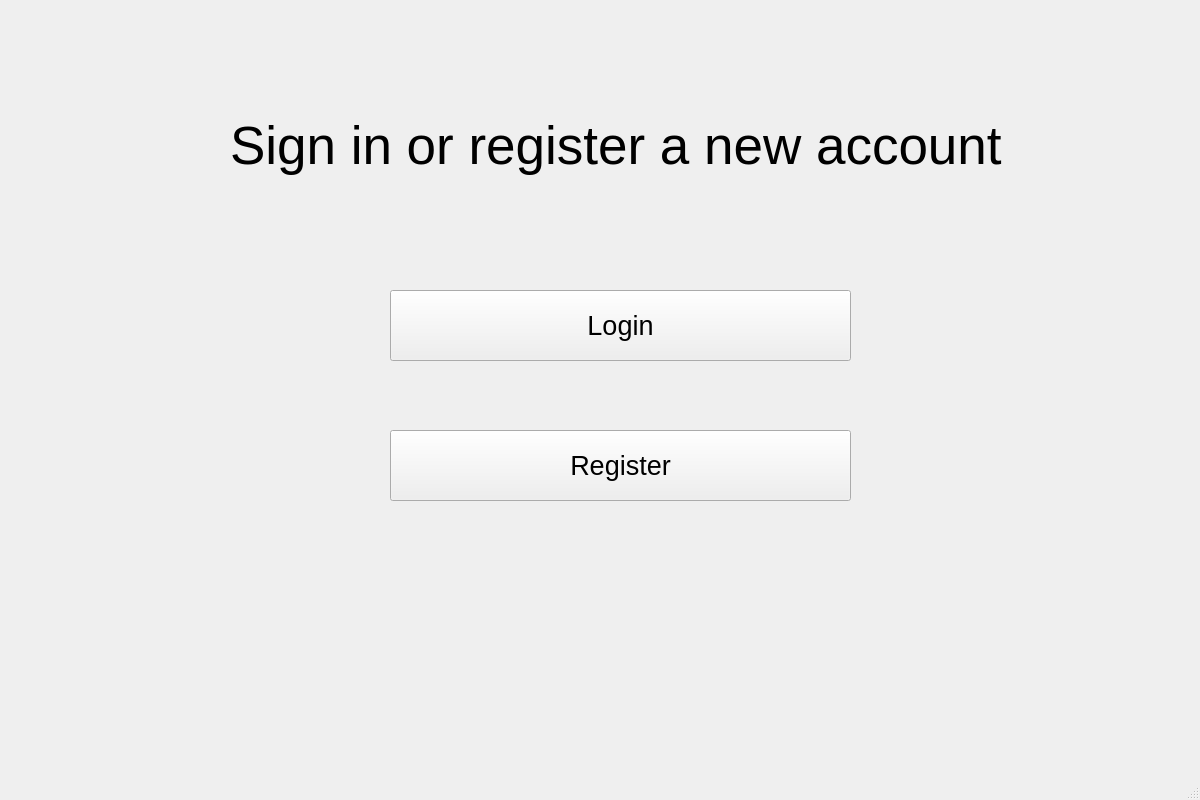
<?xml version="1.0" encoding="UTF-8"?>
<ui version="4.0">
 <class>Welcome</class>
 <widget class="QMainWindow" name="Welcome">
  <property name="geometry">
   <rect>
    <x>0</x>
    <y>0</y>
    <width>1200</width>
    <height>800</height>
   </rect>
  </property>
  <property name="minimumSize">
   <size>
    <width>1200</width>
    <height>800</height>
   </size>
  </property>
  <property name="maximumSize">
   <size>
    <width>1200</width>
    <height>800</height>
   </size>
  </property>
  <property name="windowTitle">
   <string>Welcome</string>
  </property>
  <widget class="QWidget" name="centralwidget">
   <widget class="QLabel" name="label_top">
    <property name="geometry">
     <rect>
      <x>230</x>
      <y>100</y>
      <width>911</width>
      <height>91</height>
     </rect>
    </property>
    <property name="font">
     <font>
      <pointsize>40</pointsize>
     </font>
    </property>
    <property name="text">
     <string>Sign in or register a new account</string>
    </property>
   </widget>
   <widget class="QPushButton" name="welcomeButton_login">
    <property name="geometry">
     <rect>
      <x>390</x>
      <y>290</y>
      <width>461</width>
      <height>71</height>
     </rect>
    </property>
    <property name="font">
     <font>
      <pointsize>20</pointsize>
     </font>
    </property>
    <property name="text">
     <string>Login</string>
    </property>
   </widget>
   <widget class="QPushButton" name="welcomeButton_register">
    <property name="geometry">
     <rect>
      <x>390</x>
      <y>430</y>
      <width>461</width>
      <height>71</height>
     </rect>
    </property>
    <property name="font">
     <font>
      <pointsize>20</pointsize>
     </font>
    </property>
    <property name="text">
     <string>Register</string>
    </property>
   </widget>
  </widget>
  <widget class="QMenuBar" name="menubar">
   <property name="geometry">
    <rect>
     <x>0</x>
     <y>0</y>
     <width>1200</width>
     <height>21</height>
    </rect>
   </property>
  </widget>
  <widget class="QStatusBar" name="statusbar"/>
 </widget>
 <resources/>
 <connections/>
</ui>
